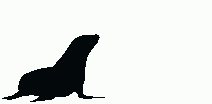
#> input picture raid_monitor/resources/seal.bmp, 212 x 104 px
$ python __init__.py
#> lines starting #> are read from the running program, lines starting #| are printed output that depends on the picture; after the words box and inside, x2 and y2 are one past the last pixel; in counts of white or black regions, pixels touching at a corner belong together
### raid_monitor/picture/image.py
import os

from PIL import Image

from raid_monitor.settings import resources


def draw(black: Image, red):
    pic = Image.open(os.path.join(resources, 'seal.bmp'))
    black.paste(pic)

### raid_monitor/picture/temperature.py
from PIL import Image, ImageDraw, ImageFont

from raid_monitor.sensors.cpu_temperature import Temperature, TEMPERATURE_STATE
from raid_monitor.settings import font_path


def draw(black: Image, red: Image, data: Temperature):
    draw_black = ImageDraw.Draw(black)
    draw_red = ImageDraw.Draw(red)

    font = ImageFont.truetype(font_path, 20)

    if data.state == TEMPERATURE_STATE.GOOD:
        canvas = draw_black
    else:
        canvas = draw_red

    if data.state in (TEMPERATURE_STATE.GOOD, TEMPERATURE_STATE.BAD):
        canvas.text((150, 20), f"{data.value:>4}°C", font=font, fill=0, anchor='right')

### raid_monitor/picture/clock.py
from datetime import datetime

from PIL import ImageDraw, ImageFont

from raid_monitor.settings import font_path


def draw(black, red):
    now = datetime.now()
    time = now.strftime('%H:%M')
    font = ImageFont.truetype(font_path, 18)

    drawblack = ImageDraw.Draw(black)
    drawblack.text((165, 0), time, font=font, fill=0)

### raid_monitor/picture/disk.py
from PIL import Image, ImageDraw, ImageFont

from raid_monitor.sensors.disk import Disk, RAID_STATE
from raid_monitor.settings import font_path


def draw(black: Image, red: Image, data: Disk):
    draw_black = ImageDraw.Draw(black)
    draw_red = ImageDraw.Draw(red)

    font = ImageFont.truetype(font_path, 18)

    bar_width = 150

    if data.state == RAID_STATE.FAILED:
        draw_red.text((20, 0), "RAID IS FAILED", font=font, fill=0)
        return

    if data.state == RAID_STATE.ONE_DISK:
        bar_canvas = draw_red
    else:
        bar_canvas = draw_black

    bar_canvas.rectangle((5, 4, bar_width + 5, 16))
    used_bar = int(bar_width * data.used / data.size)
    bar_canvas.rectangle((5, 4, used_bar + 5, 16), 0)

    if data.state == RAID_STATE.RESYNC:
        resync_bar = int(bar_width * data.resync)
        draw_red.rectangle((5, 12, resync_bar + 5, 16), 0)

### raid_monitor/sensors/disk.py
import logging
import re
import subprocess
from dataclasses import dataclass
from enum import Enum, auto
from typing import Optional

from raid_monitor import settings


logger = logging.getLogger(__name__)


class RAID_STATE(Enum):
    READY = auto()
    RESYNC = auto()
    ONE_DISK = auto()
    FAILED = auto()


@dataclass
class Disk:
    state: RAID_STATE
    size: Optional[float]
    used: Optional[float]
    resync: Optional[float]
    description: Optional[str]


class DiskSensor:

    def get_data(self):
        try:
            state, details = self.parse_mdstat(self.get_disk_state())
            space = self.parse_disk_space(self.get_disk_space())

            if state == RAID_STATE.FAILED or space is None:
                return Disk(state=RAID_STATE.FAILED, size=None, used=None, resync=None, description='No raid found')

            info = Disk(
                state=state,
                size=int(space['total']),
                used=int(space['used']),
                resync=details.get('percent'),
                description=None
            )

            logger.info(info)

            return info

        except Exception:
            logger.exception("Failed reading disk info")
            return Disk(
                state=RAID_STATE.FAILED,
                size=None,
                used=None,
                resync=None,
                description='Failed query'
            )

    # [17 lines left out: functions get_disk_state, get_disk_space, not called in this run]

    def parse_mdstat(self, text):
        regex = re.compile(rf'\n{settings.RAID} : active .+?\n\n', re.DOTALL)
        state = regex.search(text)

        if not state:
            return RAID_STATE.FAILED, {}

        state = state.group()

        sync = re.search(r'\[=.*>\.*]\s+'
                          '\w+ = (?P<percent>[\d.]+)% '
                          '\('
                              '(?P<synced>\d+)/'
                              '(?P<total>\d+)'
                          '\) '
                          'finish=(?P<ttl>[\w.]+) '
                          'speed=(?P<speed>[\w./]+)'
                         , state)
        if sync:
            sync_progress = sync.groupdict()
            return RAID_STATE.RESYNC, {
                'percent': float(sync_progress['percent']) / 100
            }

        sync = re.search(r'\d+ blocks super 1.2 \[2/1]', state)
        if sync:
            return RAID_STATE.ONE_DISK, {}

        sync = re.search(r'\d+ blocks super 1.2 \[2/2]', state)
        if sync:
            return RAID_STATE.READY, {}

        return RAID_STATE.FAILED, {}

    def parse_disk_space(self, text):
        regex = re.compile(
            rf'''
                /dev/{settings.RAID}\s+
                (?P<total>\d+)G\s+
                (?P<used>\d+)G\s+
                (?P<free>\d+)G\s+
                (?P<used_percent>\d+)%\s+
                (?P<mount>[/\w]+)''',
            re.VERBOSE)

        disk_line = regex.search(text)
        return disk_line and disk_line.groupdict()

### raid_monitor/sensors/cpu_temperature.py
import re
import subprocess
from dataclasses import dataclass
from decimal import Decimal
from enum import Enum, auto
from typing import Optional


class TEMPERATURE_STATE(Enum):
    GOOD = auto()
    BAD = auto()
    NOT_AVAILABLE = auto()


@dataclass
class Temperature:
    state: TEMPERATURE_STATE
    value: Optional[Decimal]


class CpuTemperatureSensor:

    def get_data(self):
        try:
            temp = self.parse_temperature(self.get_from_system())

            if temp >= 60:
                state = TEMPERATURE_STATE.BAD
            else:
                state = TEMPERATURE_STATE.GOOD

            return Temperature(state, temp)

        except Exception:
            return Temperature(TEMPERATURE_STATE.NOT_AVAILABLE, None)

    def parse_temperature(self, text):
        match = re.match("temp=([\-\d.]+)'C", text)

        if not match:
            raise Exception("Can't parse temperature")

        return Decimal(match.groups()[0])

    # [8 lines left out: function get_from_system, not called in this run]

### raid_monitor/sensors/mocks/cpu_temperature_low.py
from raid_monitor.sensors.cpu_temperature import CpuTemperatureSensor


class MockCpuTemperatureSensor(CpuTemperatureSensor):

    def get_from_system(self):
        return "temp=55.0'C"


# [2 lines that do not run on import are left out]

### raid_monitor/sensors/mocks/disk_resync_mock.py
from raid_monitor.sensors.disk import DiskSensor


class MockResyncDiskSensor(DiskSensor):

    def get_disk_state(self):
        return '''Personalities : [raid1]
md0 : active raid1 sdb1[0] sda1[2]
      3906851776 blocks super 1.2 [2/1] [_U]
      [===>.................]  recovery = 15.4% (602929152/3906851776) finish=528.5min speed=104177K/sec
      bitmap: 4/30 pages [16KB], 65536KB chunk

unused devices: <none>'''


    def get_disk_space(self):
        return '''Filesystem     1G-blocks  Used Available Use% Mounted on
/dev/root           117G    2G      111G   2% /
devtmpfs              4G    0G        4G   0% /dev
tmpfs                 4G    0G        4G   0% /dev/shm
tmpfs                 4G    1G        4G   1% /run
tmpfs                 1G    1G        1G   1% /run/lock
tmpfs                 4G    0G        4G   0% /sys/fs/cgroup
/dev/mmcblk0p1        1G    1G        1G  22% /boot
/dev/md0           3667G  901G     2580G  26% /media/RAID1
tmpfs                 1G    0G        1G   0% /run/user/1000'''


# [2 lines that do not run on import are left out]

### raid_monitor/picture/__init__.py
import os

from PIL import Image

from raid_monitor import settings
from raid_monitor.picture import clock, disk, image, temperature, countdown
from raid_monitor.sensors.mocks.cpu_temperature_low import MockCpuTemperatureSensor
from raid_monitor.sensors.mocks.disk_resync_mock import MockResyncDiskSensor


# [31 lines left out: functions build_images, combine_black_red_debug, not called in this run]


if __name__ == '__main__':
    data = {
        'disk': MockResyncDiskSensor().get_data(),
        'temperature': MockCpuTemperatureSensor().get_data(),
        'countdown': '7.3'
    }

    combine_black_red_debug(*build_images(data)).save('../../docs/result_image.jpg')
#> in build_images, `black = Image.new('1', (settings.EPD_WIDTH, settings.EPD_HEIGHT), 255)`: black: PIL image 212x104 1; every value is 1
#> in draw, pic is the input picture: PIL image 212x104 P; mean R, G, B 218.7, 222.1, 218.9
#> in draw, `black.paste(pic)`: black: PIL image 212x104 1; 87.3% white; 1 black region, box (x1, y1, x2, y2) and area: (2, 34, 105, 102) 2792
#> in build_images, `clock.draw(black, red)`:
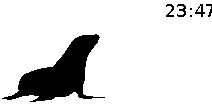
#> black: PIL image 212x104 1; 86.4% white; 7 black regions (2 under 20 px), largest, box (x1, y1, x2, y2) and area: (2, 34, 105, 102) 2792, (177, 4, 186, 17) 60, (195, 4, 205, 17) 52, (166, 4, 174, 17) 49, (206, 4, 212, 17) 33
#> in build_images, `disk.draw(black, red, data['disk'])`:
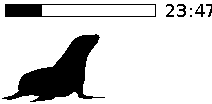
#> black: PIL image 212x104 1; 83.2% white; 8 black regions (2 under 20 px), largest, box (x1, y1, x2, y2) and area: (2, 34, 105, 102) 2792, (5, 4, 156, 17) 720, (177, 4, 186, 17) 60, (195, 4, 205, 17) 52, (166, 4, 174, 17) 49, (206, 4, 212, 17) 33
#> in draw, `draw_red = ImageDraw.Draw(red)`:
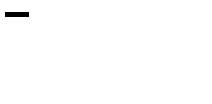
#> red: PIL image 212x104 1; 99.5% white; 1 black region, box (x1, y1, x2, y2) and area: (5, 12, 29, 17) 120
#> (the run stopped early here; a loop or call above may not have finished)
